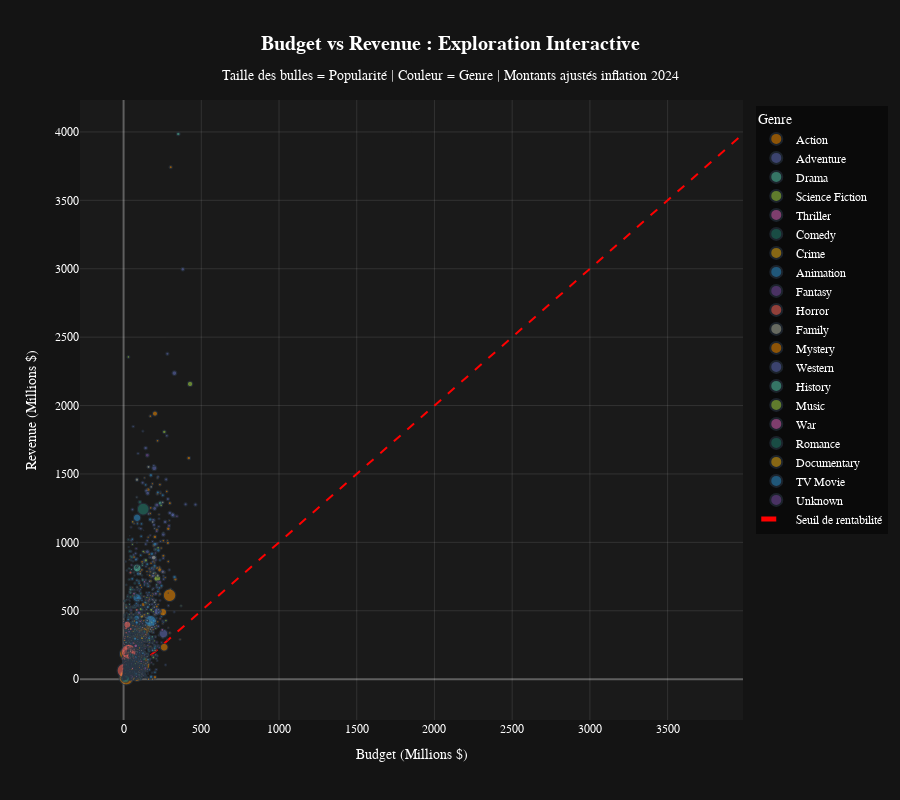

The code cell stored with this chart in its notebook:
### Code cell
print("\n" + "="*80)
print("GRAPHIQUE 1 : SCATTER BUDGET VS REVENUE (INTERACTIF)")
print("="*80)

# Préparer les données pour le scatter
df_scatter = df.copy()

# Ajouter une colonne pour la taille des bulles (basée sur popularité)
df_scatter['bubble_size'] = df_scatter['popularity'] / 2

# Texte au survol personnalisé
df_scatter['hover_text'] = (
    '<b>' + df_scatter['title'] + '</b><br>' +
    '<br>📅 ' + df_scatter['release_year'].astype(str) +
    '<br>🎭 ' + df_scatter['main_genre'] +
    '<br>🌍 ' + df_scatter['main_country'] +
    '<br><br>💰 Budget: $' + df_scatter['budget_million'].round(1).astype(str) + 'M' +
    '<br>💵 Revenue: $' + df_scatter['revenue_million'].round(1).astype(str) + 'M' +
    '<br>📈 ROI: ' + df_scatter['roi'].round(2).astype(str) +
    '<br>⭐ Note: ' + df_scatter['vote_average'].round(1).astype(str) + '/10' +
    '<br>👥 Votes: ' + df_scatter['vote_count'].astype(str)
)

print(f"✅ Données préparées : {len(df_scatter):,} films")
# Créer le scatter plot interactif
fig1 = px.scatter(
    df_scatter,
    x='budget_million',
    y='revenue_million',
    color='main_genre',
    size='bubble_size',
    hover_data={'hover_text': True, 'budget_million': False, 'revenue_million': False, 
                'main_genre': False, 'bubble_size': False},
    custom_data=['hover_text'],
    title='<b>Budget vs Revenue : Exploration Interactive</b><br><sub>Taille des bulles = Popularité | Couleur = Genre | Montants ajustés inflation 2024</sub>',
    labels={
        'budget_million': 'Budget (Millions $)',
        'revenue_million': 'Revenue (Millions $)',
        'main_genre': 'Genre'
    },
    color_discrete_sequence=px.colors.qualitative.Vivid,
    opacity=0.6,
    height=800
)

# Personnaliser le hover template
fig1.update_traces(
    hovertemplate='%{customdata[0]}<extra></extra>'
)

# Ajouter une ligne de seuil de rentabilité (y = x)
max_val = max(df_scatter['budget_million'].max(), df_scatter['revenue_million'].max())
fig1.add_trace(
    go.Scatter(
        x=[0, max_val],
        y=[0, max_val],
        mode='lines',
        name='Seuil de rentabilité',
        line=dict(color='red', width=2, dash='dash'),
        hovertemplate='Seuil : Revenue = Budget<extra></extra>'
    )
)

# Mise en page
fig1.update_layout(
    template='plotly_dark',
    plot_bgcolor='#1a1a1a',
    paper_bgcolor='#141414',
    font=dict(family='Arial, sans-serif', size=12, color='white'),
    title_font_size=20,
    title_x=0.5,
    xaxis=dict(
        showgrid=True,
        gridcolor='rgba(255,255,255,0.1)',
        zeroline=True,
        zerolinecolor='rgba(255,255,255,0.3)'
    ),
    yaxis=dict(
        showgrid=True,
        gridcolor='rgba(255,255,255,0.1)',
        zeroline=True,
        zerolinecolor='rgba(255,255,255,0.3)'
    ),
    legend=dict(
        orientation='v',
        yanchor='top',
        y=0.99,
        xanchor='left',
        x=1.02,
        bgcolor='rgba(0,0,0,0.5)'
    ),
    hovermode='closest'
)

# Afficher
fig1.show(config=config)

# Sauvegarder en HTML
fig1.write_html(
    '../outputs/figures/interactive_scatter_budget_revenue.html',
    config=config
)

print("\n💾 Sauvegardé : interactive_scatter_budget_revenue.html")
print("✅ Graphique 1 terminé")

### Figure 1 — Plotly figure (JSON) as saved in the notebook; plotly's stock layout.template omitted (floating-point values rounded to 4 significant figures; data arrays with more than 128 entries replaced by an {"elided": "..."} marker saying what was removed)
{"data": [{"customdata": {"elided": "1211x3 mixed values"}, "hovertemplate": "%{customdata[0]}<extra></extra>", "legendgroup": "Action", "marker": {"color": "rgb(229, 134, 6)", "opacity": 0.6, "size": {"elided": "1211 float values"}, "sizemode": "area", "sizeref": 3.743, "symbol": "circle"}, "mode": "markers", "name": "Action", "showlegend": true, "type": "scattergl", "x": {"elided": "1211 float values"}, "xaxis": "x", "y": {"elided": "1211 float values"}, "yaxis": "y"}, {"customdata": {"elided": "444x3 mixed values"}, "hovertemplate": "%{customdata[0]}<extra></extra>", "legendgroup": "Adventure", "marker": {"color": "rgb(93, 105, 177)", "opacity": 0.6, "size": {"elided": "444 float values"}, "sizemode": "area", "sizeref": 3.743, "symbol": "circle"}, "mode": "markers", "name": "Adventure", "showlegend": true, "type": "scattergl", "x": {"elided": "444 float values"}, "xaxis": "x", "y": {"elided": "444 float values"}, "yaxis": "y"}, {"customdata": {"elided": "1714x3 mixed values"}, "hovertemplate": "%{customdata[0]}<extra></extra>", "legendgroup": "Drama", "marker": {"color": "rgb(82, 188, 163)", "opacity": 0.6, "size": {"elided": "1714 float values"}, "sizemode": "area", "sizeref": 3.743, "symbol": "circle"}, "mode": "markers", "name": "Drama", "showlegend": true, "type": "scattergl", "x": {"elided": "1714 float values"}, "xaxis": "x", "y": {"elided": "1714 float values"}, "yaxis": "y"}, {"customdata": {"elided": "196x3 mixed values"}, "hovertemplate": "%{customdata[0]}<extra></extra>", "legendgroup": "Science Fiction", "marker": {"color": "rgb(153, 201, 69)", "opacity": 0.6, "size": {"elided": "196 float values"}, "sizemode": "area", "sizeref": 3.743, "symbol": "circle"}, "mode": "markers", "name": "Science Fiction", "showlegend": true, "type": "scattergl", "x": {"elided": "196 float values"}, "xaxis": "x", "y": {"elided": "196 float values"}, "yaxis": "y"}, {"customdata": {"elided": "351x3 mixed values"}, "hovertemplate": "%{customdata[0]}<extra></extra>", "legendgroup": "Thriller", "marker": {"color": "rgb(204, 97, 176)", "opacity": 0.6, "size": {"elided": "351 float values"}, "sizemode": "area", "sizeref": 3.743, "symbol": "circle"}, "mode": "markers", "name": "Thriller", "showlegend": true, "type": "scattergl", "x": {"elided": "351 float values"}, "xaxis": "x", "y": {"elided": "351 float values"}, "yaxis": "y"}, {"customdata": {"elided": "1666x3 mixed values"}, "hovertemplate": "%{customdata[0]}<extra></extra>", "legendgroup": "Comedy", "marker": {"color": "rgb(36, 121, 108)", "opacity": 0.6, "size": {"elided": "1666 float values"}, "sizemode": "area", "sizeref": 3.743, "symbol": "circle"}, "mode": "markers", "name": "Comedy", "showlegend": true, "type": "scattergl", "x": {"elided": "1666 float values"}, "xaxis": "x", "y": {"elided": "1666 float values"}, "yaxis": "y"}, {"customdata": {"elided": "352x3 mixed values"}, "hovertemplate": "%{customdata[0]}<extra></extra>", "legendgroup": "Crime", "marker": {"color": "rgb(218, 165, 27)", "opacity": 0.6, "size": {"elided": "352 float values"}, "sizemode": "area", "sizeref": 3.743, "symbol": "circle"}, "mode": "markers", "name": "Crime", "showlegend": true, "type": "scattergl", "x": {"elided": "352 float values"}, "xaxis": "x", "y": {"elided": "352 float values"}, "yaxis": "y"}, {"customdata": {"elided": "248x3 mixed values"}, "hovertemplate": "%{customdata[0]}<extra></extra>", "legendgroup": "Animation", "marker": {"color": "rgb(47, 138, 196)", "opacity": 0.6, "size": {"elided": "248 float values"}, "sizemode": "area", "sizeref": 3.743, "symbol": "circle"}, "mode": "markers", "name": "Animation", "showlegend": true, "type": "scattergl", "x": {"elided": "248 float values"}, "xaxis": "x", "y": {"elided": "248 float values"}, "yaxis": "y"}, {"customdata": {"elided": "189x3 mixed values"}, "hovertemplate": "%{customdata[0]}<extra></extra>", "legendgroup": "Fantasy", "marker": {"color": "rgb(118, 78, 159)", "opacity": 0.6, "size": {"elided": "189 float values"}, "sizemode": "area", "sizeref": 3.743, "symbol": "circle"}, "mode": "markers", "name": "Fantasy", "showlegend": true, "type": "scattergl", "x": {"elided": "189 float values"}, "xaxis": "x", "y": {"elided": "189 float values"}, "yaxis": "y"}, {"customdata": {"elided": "539x3 mixed values"}, "hovertemplate": "%{customdata[0]}<extra></extra>", "legendgroup": "Horror", "marker": {"color": "rgb(237, 100, 90)", "opacity": 0.6, "size": {"elided": "539 float values"}, "sizemode": "area", "sizeref": 3.743, "symbol": "circle"}, "mode": "markers", "name": "Horror", "showlegend": true, "type": "scattergl", "x": {"elided": "539 float values"}, "xaxis": "x", "y": {"elided": "539 float values"}, "yaxis": "y"}, {"customdata": {"elided": "165x3 mixed values"}, "hovertemplate": "%{customdata[0]}<extra></extra>", "legendgroup": "Family", "marker": {"color": "rgb(165, 170, 153)", "opacity": 0.6, "size": {"elided": "165 float values"}, "sizemode": "area", "sizeref": 3.743, "symbol": "circle"}, "mode": "markers", "name": "Family", "showlegend": true, "type": "scattergl", "x": {"elided": "165 float values"}, "xaxis": "x", "y": {"elided": "165 float values"}, "yaxis": "y"}, {"customdata": {"elided": "90x3 mixed values"}, "hovertemplate": "%{customdata[0]}<extra></extra>", "legendgroup": "Mystery", "marker": {"color": "rgb(229, 134, 6)", "opacity": 0.6, "size": [23.31, 18.22, 15.9, 16.42, 18.75, 7.22, 12.45, 9.46, 8.796, 21.7, 12.74, 13.87, 9.097, 20.15, 12.09, 10.04, 19.48, 9.286, 11.14, 9.156, 9.368, 8.947, 11.28, 9.751, 11.68, 10.85, 7.732, 9.463, 6.76, 13.42, 11.91, 7.334, 8.379, 9.562, 5.653, 10.27, 6.732, 8.868, 7.369, 4.275, 7.262, 9.587, 6.635, 6.029, 7.636, 74.8, 11.34, 10.88, 4.701, 6.499, 7.256, 73.79, 6.082, 4.928, 13.74, 8.589, 6.773, 5.467, 6.074, 4.282, 8.434, 6.265, 5.529, 3.908, 4.695, 3.873, 9.999, 5.028, 4.038, 6.199, 4.657, 4.596, 4.909, 6.598, 4.781, 4.312, 5.519, 4.704, 4.14, 5.743, 3.393, 7.016, 3.432, 2.784, 5.316, 2.889, 3.405, 11.87, 1.13, 2.012], "sizemode": "area", "sizeref": 3.743, "symbol": "circle"}, "mode": "markers", "name": "Mystery", "showlegend": true, "type": "scattergl", "x": [70.15, 4.995, 14.67, 67.6, 61.05, 21.66, 85.5, 40.33, 13.8, 130.2, 107.4, 42.28, 58.8, 83.7, 43.43, 64.22, 102.4, 46.71, 117.6, 0.1038, 25.2, 5.75, 12.8, 68.68, 34.6, 114.2, 7.935, 61.0, 71.0, 74.4, 102.9, 39.69, 36.34, 19.2, 12.4, 20.55, 10.83, 103.8, 37.2, 45.78, 21.28, 24.45, 16.24, 6.1, 27.97, 60.9, 48.4, 6.4, 33.3, 54.25, 12.6, 52.2, 61.6, 1.359, 5.995, 67.95, 11.4, 29.55, 28.3, 1.665, 25.95, 29.55, 46.5, 1.428, 81.0, 8.54, 17.4, 22.82, 6.51, 18.27, 4.44, 39.6, 50.7, 46.2, 16.8, 26.08, 25.35, 4.74, 7.49, 28.65, 5.779, 13.86, 22.01, 5.68, 2.578, 1.518, 14.63, 363.3, 6.3, 40.4], "xaxis": "x", "y": [424.7, 283.5, 64.75, 1137.0, 391.6, 97.18, 250.8, 128.1, 98.34, 427.3, 321.4, 136.3, 136.6, 127.7, 23.19, 98.7, 228.9, 47.06, 266.8, 5.573, 69.24, 3.105, 61.07, 18.91, 116.3, 327.3, 7.184, 46.97, 11.85, 29.06, 85.2, 31.09, 57.9, 131.6, 51.12, 5.543, 9.836, 64.25, 20.39, 44.1, 73.23, 77.81, 44.06, 3.833, 48.96, 8.234, 486.9, 49.42, 0.7181, 26.09, 2.106, 78.13, 44.19, 116.3, 26.53, 43.97, 34.95, 20.9, 11.93, 7.709, 30.3, 12.38, 24.31, 19.04, 94.32, 1.586, 5.449, 8.327, 5.519, 1.875, 1.598, 6.034, 20.31, 24.17, 39.48, 0.1779, 29.73, 15.85, 1.026, 5.804, 5.492, 0.5337, 1.757, 26.3, 2.683, 3.878, 10.36, 290.6, 0.03408, 133.6], "yaxis": "y"}, {"customdata": [["<b>The Revenant</b><br><br>📅 2015.0<br>🎭 Western<br>🌍 CA<br><br>💰 Budget: $155.2M<br>💵 Revenue: $612.9M<br>📈 ROI: 2.95<br>⭐ Note: 7.5/10<br>👥 Votes: 17114", "Western", 18.37], ["<b>Hell or High Water</b><br><br>📅 2016.0<br>🎭 Western<br>🌍 US<br><br>💰 Budget: $13.7M<br>💵 Revenue: $42.9M<br>📈 ROI: 2.13<br>⭐ Note: 7.3/10<br>👥 Votes: 4128", "Western", 7.875], ["<b>Unforgiven</b><br><br>📅 1992.0<br>🎭 Western<br>🌍 US<br><br>💰 Budget: $29.2M<br>💵 Revenue: $323.1M<br>📈 ROI: 10.05<br>⭐ Note: 7.9/10<br>👥 Votes: 3960", "Western", 15.95], ["<b>3:10 to Yuma</b><br><br>📅 2007.0<br>🎭 Western<br>🌍 US<br><br>💰 Budget: $73.2M<br>💵 Revenue: $93.1M<br>📈 ROI: 0.27<br>⭐ Note: 7.2/10<br>👥 Votes: 3247", "Western", 10.83], ["<b>Hostiles</b><br><br>📅 2017.0<br>🎭 Western<br>🌍 US<br><br>💰 Budget: $61.0M<br>💵 Revenue: $41.0M<br>📈 ROI: -0.33<br>⭐ Note: 6.9/10<br>👥 Votes: 2098", "Western", 9.078], ["<b>Tombstone</b><br><br>📅 1993.0<br>🎭 Western<br>🌍 US<br><br>💰 Budget: $49.2M<br>💵 Revenue: $111.3M<br>📈 ROI: 1.26<br>⭐ Note: 7.6/10<br>👥 Votes: 1876", "Western", 18.2], ["<b>The Quick and the Dead</b><br><br>📅 1995.0<br>🎭 Western<br>🌍 JP<br><br>💰 Budget: $65.1M<br>💵 Revenue: $87.4M<br>📈 ROI: 0.34<br>⭐ Note: 6.5/10<br>👥 Votes: 1546", "Western", 11.73], ["<b>Hidalgo</b><br><br>📅 2004.0<br>🎭 Western<br>🌍 US<br><br>💰 Budget: $147.0M<br>💵 Revenue: $158.9M<br>📈 ROI: 0.08<br>⭐ Note: 6.8/10<br>👥 Votes: 1077", "Western", 7.18], ["<b>Open Range</b><br><br>📅 2003.0<br>🎭 Western<br>🌍 GB<br><br>💰 Budget: $33.2M<br>💵 Revenue: $103.1M<br>📈 ROI: 2.1<br>⭐ Note: 7.2/10<br>👥 Votes: 945", "Western", 11.53], ["<b>Pale Rider</b><br><br>📅 1985.0<br>🎭 Western<br>🌍 US<br><br>💰 Budget: $18.4M<br>💵 Revenue: $110.2M<br>📈 ROI: 5.0<br>⭐ Note: 7.1/10<br>👥 Votes: 941", "Western", 16.9], ["<b>Slow West</b><br><br>📅 2015.0<br>🎭 Western<br>🌍 New Zealand<br><br>💰 Budget: $2.3M<br>💵 Revenue: $0.3M<br>📈 ROI: -0.89<br>⭐ Note: 6.7/10<br>👥 Votes: 905", "Western", 4.652], ["<b>Young Guns</b><br><br>📅 1988.0<br>🎭 Western<br>🌍 US<br><br>💰 Budget: $31.6M<br>💵 Revenue: $108.7M<br>📈 ROI: 2.44<br>⭐ Note: 6.7/10<br>👥 Votes: 825", "Western", 8.748], ["<b>Jane Got a Gun</b><br><br>📅 2015.0<br>🎭 Western<br>🌍 GB<br><br>💰 Budget: $28.8M<br>💵 Revenue: $1.6M<br>📈 ROI: -0.94<br>⭐ Note: 5.8/10<br>👥 Votes: 771", "Western", 6.558], ["<b>Wyatt Earp</b><br><br>📅 1994.0<br>🎭 Western<br>🌍 US<br><br>💰 Budget: $120.3M<br>💵 Revenue: $47.8M<br>📈 ROI: -0.6<br>⭐ Note: 6.8/10<br>👥 Votes: 747", "Western", 9.352], ["<b>The Homesman</b><br><br>📅 2014.0<br>🎭 Western<br>🌍 US<br><br>💰 Budget: $18.4M<br>💵 Revenue: $4.0M<br>📈 ROI: -0.78<br>⭐ Note: 6.6/10<br>👥 Votes: 729", "Western", 5.836], ["<b>Silverado</b><br><br>📅 1985.0<br>🎭 Western<br>🌍 US<br><br>💰 Budget: $61.2M<br>💵 Revenue: $85.6M<br>📈 ROI: 0.4<br>⭐ Note: 7.0/10<br>👥 Votes: 629", "Western", 11.23], ["<b>Seraphim Falls</b><br><br>📅 2006.0<br>🎭 Western<br>🌍 US<br><br>💰 Budget: $24.7M<br>💵 Revenue: $1.7M<br>📈 ROI: -0.93<br>⭐ Note: 6.4/10<br>👥 Votes: 508", "Western", 6.359], ["<b>Young Guns II</b><br><br>📅 1990.0<br>🎭 Western<br>🌍 US<br><br>💰 Budget: $44.0M<br>💵 Revenue: $129.8M<br>📈 ROI: 1.95<br>⭐ Note: 6.5/10<br>👥 Votes: 485", "Western", 9.286], ["<b>The Duel</b><br><br>📅 2016.0<br>🎭 Western<br>🌍 US<br><br>💰 Budget: $11.4M<br>💵 Revenue: $0.0M<br>📈 ROI: -1.0<br>⭐ Note: 5.3/10<br>👥 Votes: 312", "Western", 5.042], ["<b>From Dusk Till Dawn 3: The Hangman's Daughter</b><br><br>📅 1999.0<br>🎭 Western<br>🌍 US<br><br>💰 Budget: $8.4M<br>💵 Revenue: $0.0M<br>📈 ROI: -1.0<br>⭐ Note: 4.9/10<br>👥 Votes: 304", "Western", 6.124], ["<b>The Kid</b><br><br>📅 2019.0<br>🎭 Western<br>🌍 US<br><br>💰 Budget: $8.6M<br>💵 Revenue: $1.7M<br>📈 ROI: -0.8<br>⭐ Note: 5.8/10<br>👥 Votes: 264", "Western", 6.236], ["<b>Geronimo: An American Legend</b><br><br>📅 1993.0<br>🎭 Western<br>🌍 US<br><br>💰 Budget: $69.0M<br>💵 Revenue: $36.7M<br>📈 ROI: -0.47<br>⭐ Note: 6.3/10<br>👥 Votes: 226", "Western", 6.715], ["<b>American Outlaws</b><br><br>📅 2001.0<br>🎭 Western<br>🌍 US<br><br>💰 Budget: $55.3M<br>💵 Revenue: $21.6M<br>📈 ROI: -0.61<br>⭐ Note: 6.1/10<br>👥 Votes: 220", "Western", 8.434], ["<b>The Long Riders</b><br><br>📅 1980.0<br>🎭 Western<br>🌍 US<br><br>💰 Budget: $34.3M<br>💵 Revenue: $54.2M<br>📈 ROI: 0.58<br>⭐ Note: 6.7/10<br>👥 Votes: 209", "Western", 7.092], ["<b>Never Grow Old</b><br><br>📅 2019.0<br>🎭 Western<br>🌍 Belgium<br><br>💰 Budget: $12.8M<br>💵 Revenue: $0.1M<br>📈 ROI: -0.99<br>⭐ Note: 6.0/10<br>👥 Votes: 192", "Western", 4.798], ["<b>The Ballad of Lefty Brown</b><br><br>📅 2017.0<br>🎭 Western<br>🌍 US<br><br>💰 Budget: $8.9M<br>💵 Revenue: $0.0M<br>📈 ROI: -1.0<br>⭐ Note: 6.2/10<br>👥 Votes: 161", "Western", 6.532], ["<b>Wild Bill</b><br><br>📅 1995.0<br>🎭 Western<br>🌍 Unknown<br><br>💰 Budget: $55.8M<br>💵 Revenue: $4.1M<br>📈 ROI: -0.93<br>⭐ Note: 5.7/10<br>👥 Votes: 117", "Western", 5.91]], "hovertemplate": "%{customdata[0]}<extra></extra>", "legendgroup": "Western", "marker": {"color": "rgb(93, 105, 177)", "opacity": 0.6, "size": [18.37, 7.875, 15.95, 10.83, 9.078, 18.2, 11.73, 7.18, 11.53, 16.9, 4.652, 8.748, 6.558, 9.352, 5.836, 11.23, 6.359, 9.286, 5.042, 6.124, 6.236, 6.715, 8.434, 7.092, 4.798, 6.532, 5.91], "sizemode": "area", "sizeref": 3.743, "symbol": "circle"}, "mode": "markers", "name": "Western", "showlegend": true, "type": "scattergl", "x": [155.2, 13.68, 29.23, 73.15, 61.05, 49.25, 65.1, 147.0, 33.22, 18.35, 2.3, 31.59, 28.75, 120.3, 18.4, 61.18, 24.66, 44.0, 11.4, 8.45, 8.56, 68.95, 55.3, 34.3, 12.84, 8.88, 55.8], "xaxis": "x", "y": [612.9, 42.85, 323.1, 93.12, 41.04, 111.3, 87.42, 158.9, 103.1, 110.2, 0.2635, 108.7, 1.607, 47.85, 3.959, 85.63, 1.671, 129.8, 0.00513, 0.01625, 1.671, 36.71, 21.61, 54.18, 0.1143, 0.00872, 4.081], "yaxis": "y"}, {"customdata": {"elided": "44x3 mixed values"}, "hovertemplate": "%{customdata[0]}<extra></extra>", "legendgroup": "History", "marker": {"color": "rgb(82, 188, 163)", "opacity": 0.6, "size": [23.75, 13.17, 12.61, 14.12, 10.25, 15.32, 5.463, 7.651, 6.127, 7.677, 8.906, 8.306, 6.345, 6.146, 7.187, 6.772, 5.62, 4.132, 7.598, 11.21, 4.636, 5.858, 7.88, 6.71, 6.519, 5.298, 4.638, 3.748, 5.045, 8.117, 6.652, 5.7, 3.881, 86.69, 5.754, 2.783, 1.95, 2.712, 2.805, 3.389, 2.821, 1.562, 1.857, 1.335], "sizemode": "area", "sizeref": 3.743, "symbol": "circle"}, "mode": "markers", "name": "History", "showlegend": true, "type": "scattergl", "x": [16.1, 72.59, 76.3, 49.68, 77.35, 101.0, 23.0, 25.6, 15.86, 27.07, 82.46, 44.4, 8.56, 26.75, 30.59, 59.21, 23.94, 11.77, 99.0, 102.6, 11.7, 157.3, 5.25, 22.43, 37.06, 65.01, 5.382, 5.7, 5.05, 14.48, 111.3, 14.28, 6.144, 4.27, 2.84, 5.7, 16.05, 8.82, 2.108, 81.2, 6.357, 3.21, 17.25, 0.8304], "xaxis": "x", "y": [268.6, 525.8, 115.2, 143.4, 327.6, 30.8, 76.81, 69.87, 141.4, 20.2, 605.2, 49.86, 2.611, 5.304, 39.29, 47.41, 35.28, 8.025, 253.9, 14.19, 1.652, 37.96, 0.482, 64.4, 19.52, 11.55, 29.25, 2.721, 8.44, 56.08, 4.77, 11.45, 1.005, 12.58, 0.9281, 14.82, 0.2601, 2.676, 1.483, 16.75, 7.987, 1.38, 9.885, 0.574], "yaxis": "y"}, {"customdata": {"elided": "60x3 mixed values"}, "hovertemplate": "%{customdata[0]}<extra></extra>", "legendgroup": "Music", "marker": {"color": "rgb(153, 201, 69)", "opacity": 0.6, "size": [18.77, 13.95, 6.956, 11.07, 13.42, 13.62, 12.03, 13.74, 18.49, 6.631, 6.646, 10.6, 7.622, 7.521, 7.838, 6.936, 6.074, 7.007, 8.023, 6.397, 6.434, 6.665, 7.024, 4.739, 9.71, 5.942, 7.596, 4.305, 5.452, 5.205, 7.933, 8.636, 4.772, 5.035, 6.149, 5.117, 5.809, 3.99, 6.478, 6.015, 9.995, 6.684, 5.266, 5.949, 7.814, 4.745, 3.835, 6.955, 3.937, 6.473, 4.546, 4.986, 5.076, 1.452, 3.615, 2.856, 2.527, 1.618, 1.244, 0.899], "sizemode": "area", "sizeref": 3.743, "symbol": "circle"}, "mode": "markers", "name": "Music", "showlegend": true, "type": "scattergl", "x": [56.68, 39.24, 42.8, 92.61, 16.44, 62.93, 29.44, 39.27, 74.86, 33.25, 35.64, 6.9, 79.8, 27.18, 12.6, 24.36, 1.19, 76.8, 22.05, 12.6, 90.06, 46.0, 48.44, 11.5, 7.63, 38.4, 7.274, 9.088, 15.86, 23.04, 46.5, 23.4, 27.2, 5.75, 21.06, 6.42, 10.98, 2.18, 32.0, 51.45, 3.312, 34.56, 45.63, 14.82, 113.4, 0.453, 1.857, 3.312, 16.16, 16.66, 11.82, 17.55, 29.4, 0.109, 20.48, 1.19, 1.37, 1.55, 0.063, 19.95], "xaxis": "x", "y": [985.4, 472.9, 179.0, 395.2, 156.4, 470.2, 193.0, 167.2, 112.9, 114.7, 66.07, 13.07, 72.28, 94.6, 16.87, 55.38, 4.398, 334.3, 21.86, 3.775, 30.55, 77.45, 24.31, 12.46, 93.77, 12.77, 22.86, 13.2, 120.1, 98.83, 38.13, 19.36, 11.69, 0.06704, 9.328, 0.3845, 22.77, 2.306, 40.24, 230.4, 13.74, 87.55, 25.11, 1.877, 21.64, 11.79, 13.62, 106.8, 0.6524, 29.32, 35.37, 1.853, 16.67, 1.09, 8.211, 11.9, 13.7, 15.5, 1.448, 30.23], "yaxis": "y"}, {"customdata": {"elided": "73x3 mixed values"}, "hovertemplate": "%{customdata[0]}<extra></extra>", "legendgroup": "War", "marker": {"color": "rgb(204, 97, 176)", "opacity": 0.6, "size": [17.26, 32.42, 22.18, 45.19, 22.91, 16.53, 26.03, 12.62, 22.25, 10.25, 11.34, 13.31, 18.09, 10.32, 9.309, 94.28, 5.729, 6.179, 11.82, 16.21, 6.69, 11.05, 11.12, 8.84, 6.084, 4.389, 3.831, 11.47, 6.684, 17.39, 12.55, 8.961, 6.937, 5.511, 6.88, 0.3405, 7.361, 7.083, 7.412, 6.896, 4.737, 5.806, 6.541, 8.694, 5.495, 4.002, 5.111, 4.418, 6.248, 4.801, 5.341, 4.851, 7.487, 3.986, 6.296, 5.268, 2.751, 3.853, 3.914, 5.423, 30.99, 4.955, 4.883, 6.266, 4.388, 2.792, 13.68, 2.296, 1.857, 2.983, 6.446, 2.502, 2.086], "sizemode": "area", "sizeref": 3.743, "symbol": "circle"}, "mode": "markers", "name": "War", "showlegend": true, "type": "scattergl", "x": [166.5, 67.62, 107.0, 78.2, 16.0, 221.2, 46.8, 80.5, 57.0, 80.52, 227.8, 38.15, 113.2, 126.0, 123.3, 47.85, 21.4, 25.88, 178.2, 101.1, 1.15, 18.9, 39.3, 3.33, 23.75, 8.72, 13.86, 36.27, 97.8, 83.7, 41.16, 8.665, 9.54, 45.0, 20.88, 35.1, 25.61, 10.93, 3.675, 44.52, 1.178, 32.97, 13.49, 84.0, 24.4, 8.88, 13.1, 0.7638, 16.44, 6.65, 10.9, 10.71, 14.5, 8.55, 8.388, 2.56, 2.56, 7.668, 0.113, 15.84, 0.01395, 6.615, 22.2, 41.16, 28.16, 37.12, 186.0, 0.0173, 11.5, 2.376, 40.4, 2.015, 7.56], "xaxis": "x", "y": [585.0, 623.7, 422.3, 243.6, 26.13, 709.8, 174.7, 178.2, 79.13, 216.7, 245.9, 73.52, 130.6, 119.6, 90.28, 17.4, 9.26, 17.85, 120.3, 208.1, 2.044, 2.24, 111.9, 4.995, 12.1, 39.48, 9.976, 4.898, 115.7, 18.6, 57.1, 10.62, 37.33, 30.42, 23.61, 79.71, 2.224, 129.0, 1.673, 114.0, 1.979, 966.1, 34.08, 484.5, 0.1071, 17.26, 26.42, 12.97, 0.6845, 1.04, 2.33, 5.55, 45.25, 10.37, 0.7057, 48.81, 17.28, 0.09122, 1.989, 0.5884, 0.02139, 6.762, 0.6185, 0.7552, 3.532, 5.617, 582.4, 0.2595, 8.68, 40.15, 5.271, 1.254, 0.02618], "yaxis": "y"}, {"customdata": {"elided": "203x3 mixed values"}, "hovertemplate": "%{customdata[0]}<extra></extra>", "legendgroup": "Romance", "marker": {"color": "rgb(36, 121, 108)", "opacity": 0.6, "size": {"elided": "203 float values"}, "sizemode": "area", "sizeref": 3.743, "symbol": "circle"}, "mode": "markers", "name": "Romance", "showlegend": true, "type": "scattergl", "x": {"elided": "203 float values"}, "xaxis": "x", "y": {"elided": "203 float values"}, "yaxis": "y"}, {"customdata": {"elided": "58x3 mixed values"}, "hovertemplate": "%{customdata[0]}<extra></extra>", "legendgroup": "Documentary", "marker": {"color": "rgb(218, 165, 27)", "opacity": 0.6, "size": [5.495, 6.29, 6.991, 5.361, 4.743, 7.691, 6.064, 6.989, 5.515, 5.101, 4.787, 5.838, 3.714, 5.834, 5.092, 4.346, 3.477, 3.205, 8.303, 5.864, 6.83, 3.8, 3.385, 4.418, 4.49, 4.024, 6.402, 4.503, 3.899, 4.907, 3.287, 3.558, 2.777, 3.342, 7.314, 3.062, 3.598, 2.881, 3.974, 3.17, 1.907, 3.297, 2.819, 2.471, 5.576, 2.533, 1.982, 1.43, 1.804, 2.481, 1.601, 2.182, 3.057, 4.157, 0.787, 1.262, 1.379, 1.347], "sizemode": "area", "sizeref": 3.743, "symbol": "circle"}, "mode": "markers", "name": "Documentary", "showlegend": true, "type": "scattergl", "x": [0.09555, 6.2, 8.82, 11.36, 11.7, 2.52, 1.37, 11.97, 1.19, 25.6, 0.0378, 1.11, 1.05, 4.795, 19.95, 3.434, 1.337, 0.3712, 14.28, 6.1, 1.17, 5.268, 0.05515, 0.03425, 1.33, 0.5145, 19.63, 0.1993, 1.37, 56.67, 1.11, 6.075, 4.65, 1.89, 5.95, 3.78, 0.1887, 0.426, 0.062, 3.471, 5.75, 8.96, 2.66, 0.0003292, 7.55, 2.34, 0.891, 4.48, 2.975, 3.822, 0.00798, 0.896, 0.06954, 0.63, 0.46, 0.2677, 11.32, 0.7347], "xaxis": "x", "y": [42.01, 55.12, 327.0, 180.9, 80.14, 9.918, 63.35, 32.64, 0.86, 22.32, 3.838, 7.908, 7.937, 89.87, 145.0, 0.7194, 14.96, 15.56, 38.95, 37.65, 6.894, 17.84, 0.2756, 0.2463, 0.3653, 5.188, 25.73, 0.3457, 2.3, 31.94, 5.993, 1.432, 0.02063, 0.2365, 41.44, 0.1307, 0.02535, 2.485, 2.223, 0.845, 16.61, 90.42, 1.904, 1.755, 29.13, 0.7613, 0.06621, 9.856, 39.75, 4.654, 0.00798, 1.51, 0.1341, 0.05236, 0.1013, 0.1324, 8.071, 1.382], "yaxis": "y"}, {"customdata": [["<b>Doctor Who</b><br><br>📅 1996.0<br>🎭 TV Movie<br>🌍 CA<br><br>💰 Budget: $9.0M<br>💵 Revenue: $75.6M<br>📈 ROI: 7.4<br>⭐ Note: 6.2/10<br>👥 Votes: 195", "TV Movie", 5.681]], "hovertemplate": "%{customdata[0]}<extra></extra>", "legendgroup": "TV Movie", "marker": {"color": "rgb(47, 138, 196)", "opacity": 0.6, "size": [5.681], "sizemode": "area", "sizeref": 3.743, "symbol": "circle"}, "mode": "markers", "name": "TV Movie", "showlegend": true, "type": "scattergl", "x": [9.0], "xaxis": "x", "y": [75.6], "yaxis": "y"}, {"customdata": [["<b>Inkaar</b><br><br>📅 2013.0<br>🎭 Unknown<br>🌍 IN<br><br>💰 Budget: $1.0M<br>💵 Revenue: $1.9M<br>📈 ROI: 0.88<br>⭐ Note: 5.5/10<br>👥 Votes: 20", "Unknown", 1.328]], "hovertemplate": "%{customdata[0]}<extra></extra>", "legendgroup": "Unknown", "marker": {"color": "rgb(118, 78, 159)", "opacity": 0.6, "size": [1.328], "sizemode": "area", "sizeref": 3.743, "symbol": "circle"}, "mode": "markers", "name": "Unknown", "showlegend": true, "type": "scattergl", "x": [0.9945], "xaxis": "x", "y": [1.872], "yaxis": "y"}, {"hovertemplate": "Seuil : Revenue = Budget<extra></extra>", "line": {"color": "red", "dash": "dash", "width": 2}, "mode": "lines", "name": "Seuil de rentabilité", "type": "scatter", "x": [0, 3985.0], "y": [0, 3985.0]}], "layout": {"font": {"color": "white", "family": "Arial, sans-serif", "size": 12}, "height": 800, "hovermode": "closest", "legend": {"bgcolor": "rgba(0,0,0,0.5)", "itemsizing": "constant", "orientation": "v", "title": {"text": "Genre"}, "tracegroupgap": 0, "x": 1.02, "xanchor": "left", "y": 0.99, "yanchor": "top"}, "paper_bgcolor": "#141414", "plot_bgcolor": "#1a1a1a", "title": {"font": {"size": 20}, "text": "<b>Budget vs Revenue : Exploration Interactive</b><br><sub>Taille des bulles = Popularité | Couleur = Genre | Montants ajustés inflation 2024</sub>", "x": 0.5}, "xaxis": {"anchor": "y", "domain": [0, 1], "gridcolor": "rgba(255,255,255,0.1)", "showgrid": true, "title": {"text": "Budget (Millions $)"}, "zeroline": true, "zerolinecolor": "rgba(255,255,255,0.3)"}, "yaxis": {"anchor": "x", "domain": [0, 1], "gridcolor": "rgba(255,255,255,0.1)", "showgrid": true, "title": {"text": "Revenue (Millions $)"}, "zeroline": true, "zerolinecolor": "rgba(255,255,255,0.3)"}}}
